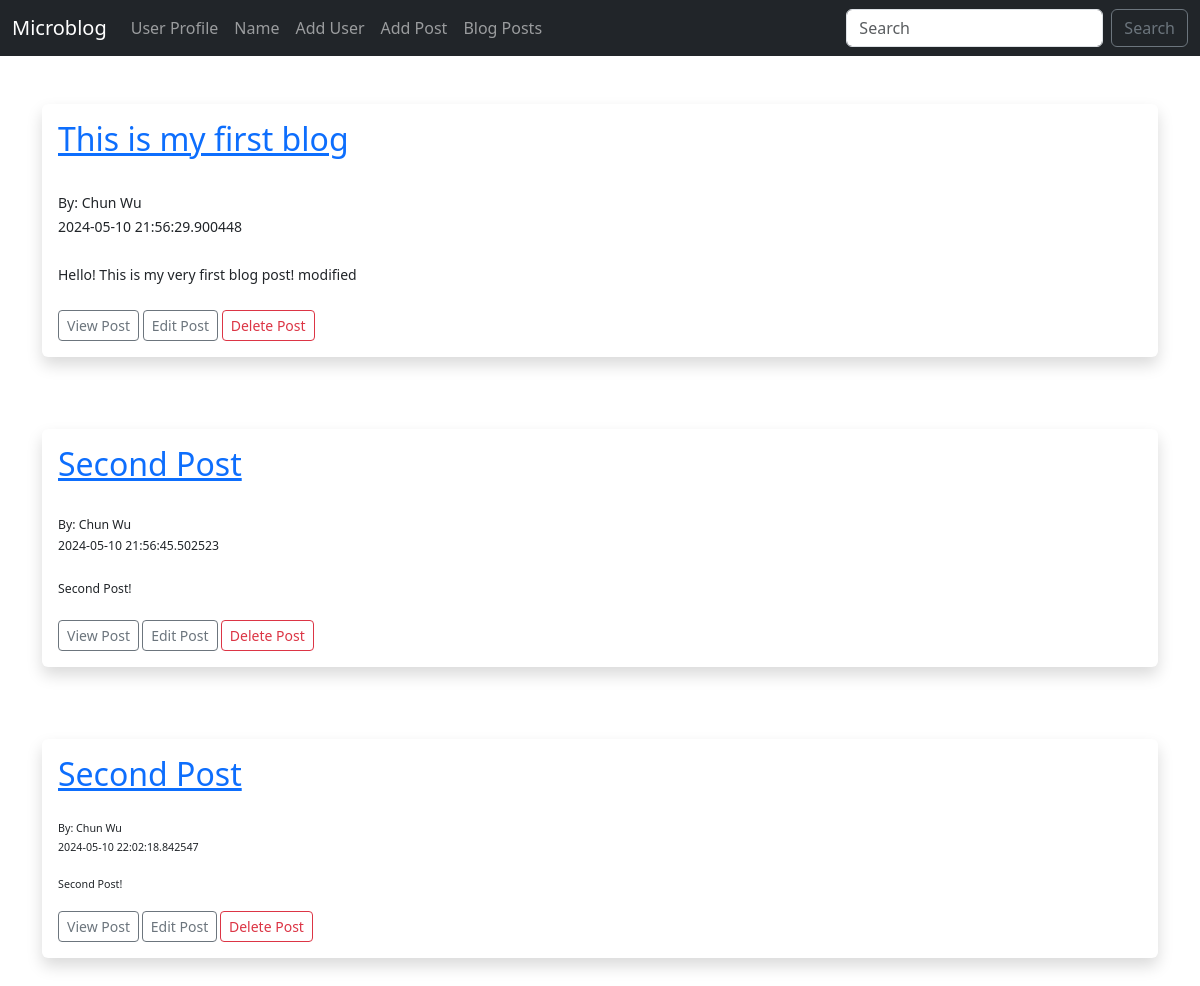
Page /posts on the earlier database version.
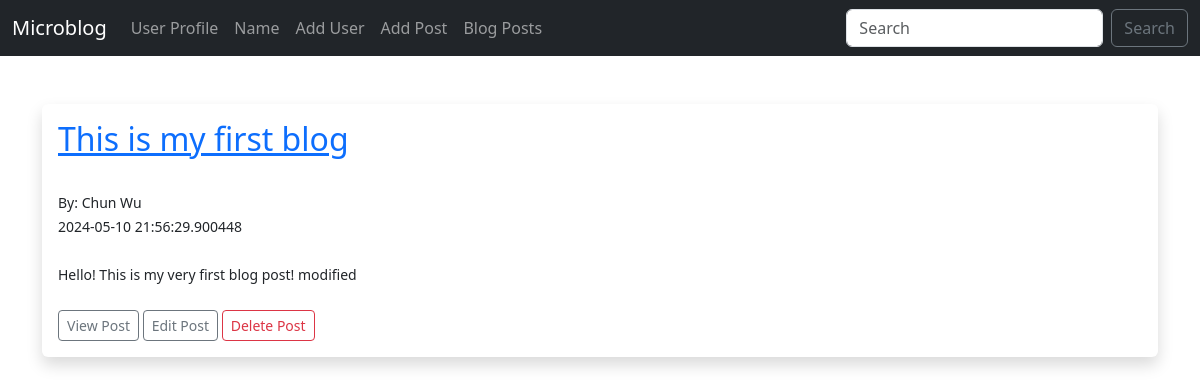
Same page on the later database version.
### app/models.py (models this page shows)
class Post(db.Model):
    id = db.Column(db.Integer, primary_key=True)
    title = db.Column(db.String(255))
    content = db.Column(db.Text)
    author = db.Column(db.String(255))
    date_posted = db.Column(db.DateTime, default=datetime.utcnow)
    slug = db.Column(db.String(255))

### app/routes.py (the view)
@app.route("/posts", methods=["GET"])
def posts():
    posts = Post.query.order_by(Post.date_posted)
    return render_template("posts.html", posts=posts)

### app/templates/posts.html (shortened to what this page needs)
{% extends "base.html" %}
{% block content %}
<br />
{% for post in posts %}
<div class="shadow p-3 mb-5 bg-body rounded">
    <h2><a href="{{ url_for('post', id=post.id)}}">{{ post.title }}</a></h2><br />
    <small>By: {{ post.author }}<br/>
    {{ post.date_posted }}<br /><br />
    {{ post.content }}<br /><br />
    <a href="{{ url_for('post', id=post.id)}}" class="btn btn-outline-secondary btn-sm">View Post</a>
    <a href="{{ url_for('edit_post', id=post.id)}}" class="btn btn-outline-secondary btn-sm">Edit Post</a>
    <a href="{{ url_for('delete_post', id=post.id)}}" class="btn btn-outline-danger btn-sm">Delete Post</a>
</div>
<br />
{% endfor%}
{% endblock %}

### app/templates/base.html (shortened to what this page needs)
<!DOCTYPE html>
<html lang="en">
<head>
    <link href="https://cdn.jsdelivr.net/npm/bootstrap@5.3.3/dist/css/bootstrap.min.css" rel="stylesheet"
>
    <link href="{{ url_for('static',filename='css/style.css') }}" rel="stylesheet">
</head>
<body>
    {% include 'navbar.html' %}
    <br />
    <div class="container">
        {% block content %}{% endblock %}
    </div>
</body>
</html>

### app/templates/navbar.html (shortened to what this page needs)
<nav class="navbar navbar-expand-lg navbar-dark bg-dark">
    <div class="container-fluid">
        <a class="navbar-brand" href="{{ url_for('index') }}">Microblog</a>
        <div class="collapse navbar-collapse" id="navbarSupportedContent">
            <ul class="navbar-nav me-auto mb-2 mb-lg-0">
                <li class="nav-item">
                    <a class="nav-link" href="{{ url_for('user', name='Chun Wu') }}">User Profile</a>
                </li>
                <li class="nav-item">
                    <a class="nav-link" href="{{ url_for('name') }}">Name</a>
                </li>
                <li class="nav-item">
                    <a class="nav-link" href="{{ url_for('add_user') }}">Add User</a>
                </li>
                <li class="nav-item">
                    <a class="nav-link" href="{{ url_for('add_post') }}">Add Post</a>
                </li>
                <li class="nav-item">
                    <a class="nav-link" href="{{ url_for('posts') }}">Blog Posts</a>
                </li>
            </ul>
            <form class="d-flex" role="search">
                <input class="form-control me-2" type="search" placeholder="Search" aria-label="Search">
                <button class="btn btn-outline-secondary" type="submit">Search</button>
            </form>
        </div>
    </div>
</nav>

Differences in the rows shown:
removed Post: title "Second Post", author "Chun Wu", date_posted "2024-05-10 21:56:45.502523", content "Second Post!"
removed Post: title "Second Post", author "Chun Wu", date_posted "2024-05-10 22:02:18.842547", content "Second Post!"
